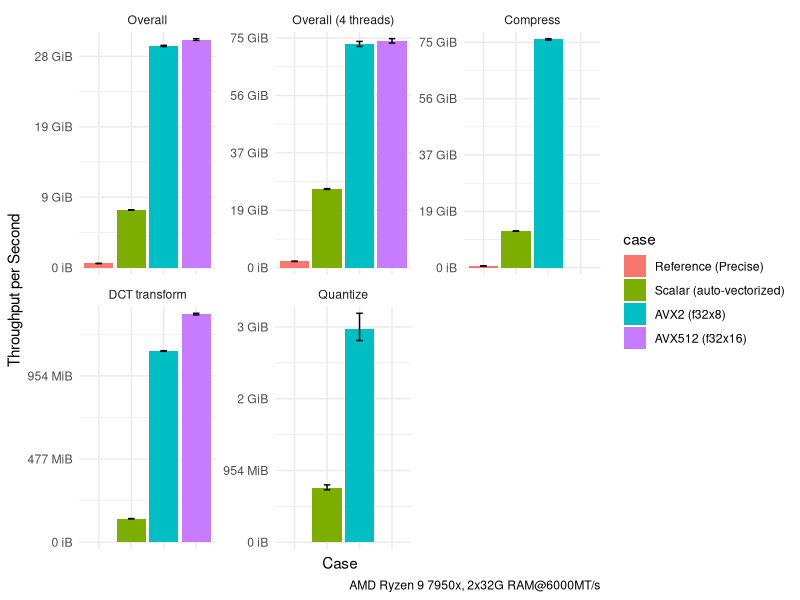
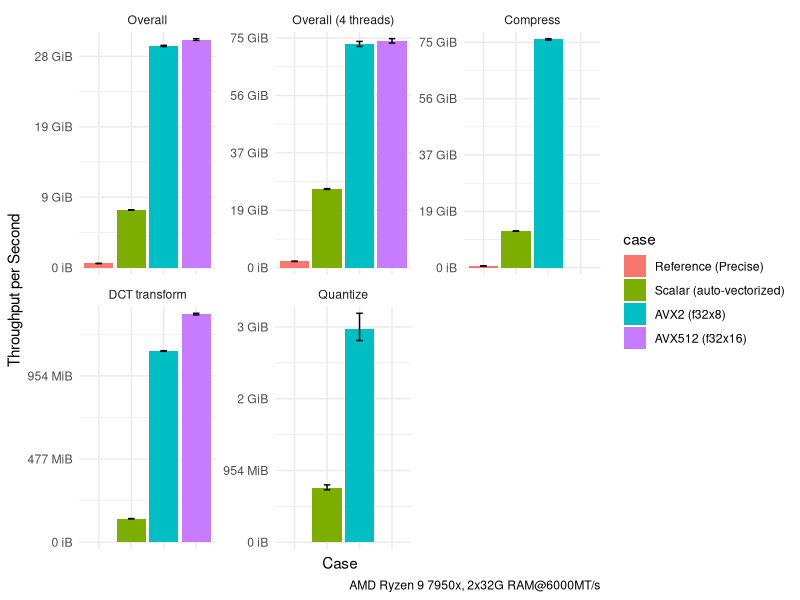
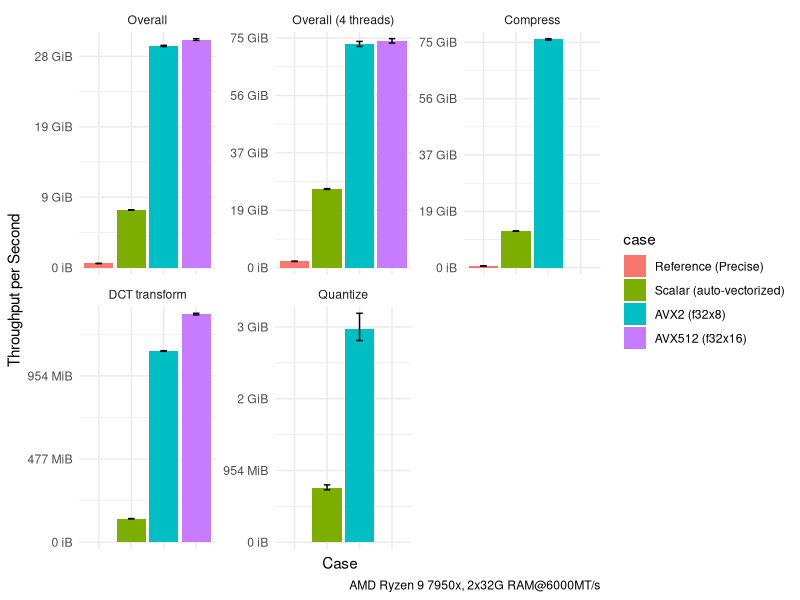

Source code (R) for these figures, in order:
library(tidyverse)
library(cowplot)
library(scales)
data <- read_csv("bench.csv")

data %>%
    filter(class != "sum_of_gradients") %>%
    mutate(class = case_when(
        class == "hash" ~ "Overall",
        class == "hash_4threads" ~ "Overall (4 threads)",
        class == "dct2d" ~ "DCT transform",
        class == "jarosz_compress" ~ "Compress",
        class == "quantize" ~ "Quantize",
        TRUE ~ class
    )) %>%
    mutate(case = case_when(
        case == "reference" ~ "Reference (Precise)",
        case == "scalar" ~ "Scalar (auto-vectorized)",
        case == "avx2" ~ "AVX2 (f32x8)",
        case == "avx512" ~ "AVX512 (f32x16)",
        TRUE ~ case
    )) %>%
    mutate(class = factor(class), case = factor(case)) %>%
    mutate(class = fct_relevel(class, "Overall", "Overall (4 threads)")) %>%
    mutate(case = fct_relevel(case, "Reference (Precise)", "Scalar (auto-vectorized)", "AVX2 (f32x8)", "AVX512 (f32x16)")) %>%
    select(-starts_with("time")) %>%
    filter(class != "sum_of_gradients") %>%
    ggplot(aes(x = case, y = thrptm, fill = case, ymin = thrptl, ymax = thrpth)) +
    geom_bar(stat = "identity") +
    geom_errorbar(width = 0.2) +
    scale_y_continuous(expand = expansion(mult = 0.03, add = 0.02), limits = c(0, NA), labels = label_bytes(units = "auto_binary")) +
    facet_wrap(~class, scales = "free_y") +
    theme_minimal() +
    theme(axis.text.x = element_blank()) + 
    labs(
        x = "Case",
        y = "Throughput per Second",
        caption = "AMD Ryzen 9 7950x, 2x32G RAM@6000MT/s"
    )

ggsave("bench.png", width = 10, height = 10)
ggsave("bench.jpg", width = 10, height = 10)